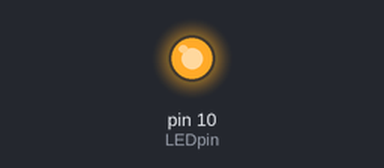
Bench run of a sketch on a simulated Arduino Uno, built with avr-gcc and run on an emulated ATmega328P. On the bench: output pins drawn as LEDs (lit = HIGH).

Above: at 2.5 s.
At 6.0 s:
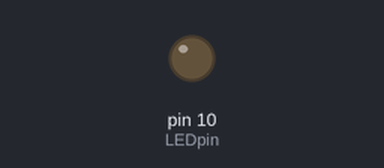
Timing chart, 0 to 9.1 s (numbered marks = the images above):
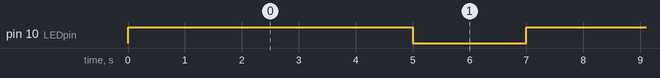

Measured:
- by itself, pin 10 (LEDpin): alternates HIGH for 5.0 s and LOW for 2.0 s

The sketch:

Task1_LEDblink_complete.ino
```cpp
/* Cryoskills Introduction to Arduino
Task 1 - LED Blink
Complete Code */

const int LEDpin = 10; // Set the LED to pin 10

// the setup function runs once when you press reset or power the board
void setup() {
  // initialize LEDpin as an output.
  pinMode(LEDpin, OUTPUT);
}

// the loop function runs over and over again forever
void loop() {
  digitalWrite(LEDpin, HIGH);  // turn the LED on (HIGH is the voltage level)
  delay(5000);                 // wait for 5 seconds
  digitalWrite(LEDpin, LOW);   // turn the LED off by making the voltage LOW
  delay(2000);                 // wait for 2 seconds
}
```
